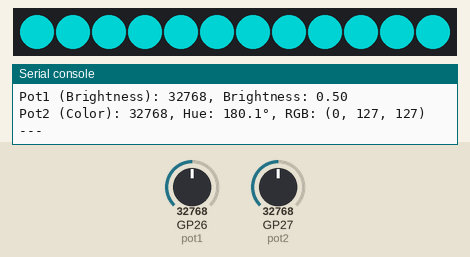
Simulated run of this program. Board: Raspberry Pi Pico running MicroPython. Shown: 12 RGB LEDs in strip order, left to right, the last lines printed to the serial console. The test bench sets the inputs (shaded band); at power-on: GP27 (pot2) = 32768, GP26 (pot1) = 32768 (analog values on the 0–65535 scale). Dim RGB values are drawn brighter than linear.

Above: at 1.2 s.
1.3 s: GP27 (pot2) set to 45874
At 1.8 s:
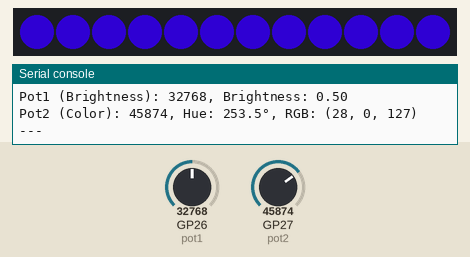
2.8 s: GP26 (pot1) set to 0
At 4.0 s:
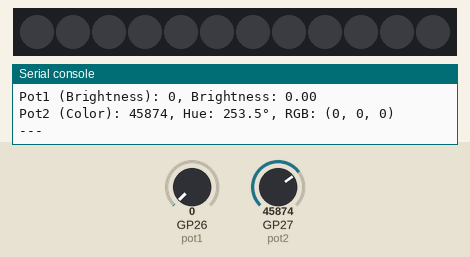
4.3 s: GP26 (pot1) set to 1015
At 5.3 s:
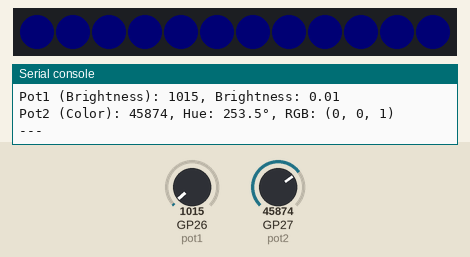
5.8 s: GP27 (pot2) set to 57670
At 6.3 s:
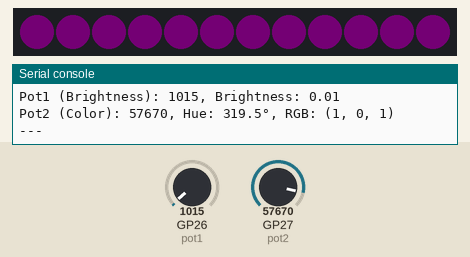
7.3 s: GP27 (pot2) set to 19660
At 8.5 s:
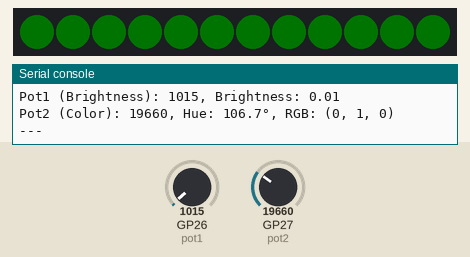
8.8 s: GP27 (pot2) set to 7864
At 9.8 s:
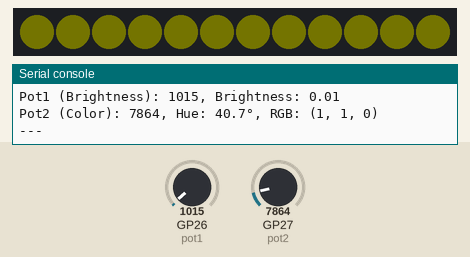
Timing chart, 0 to 11.3 s (numbered marks = the images above; inputs shaded):
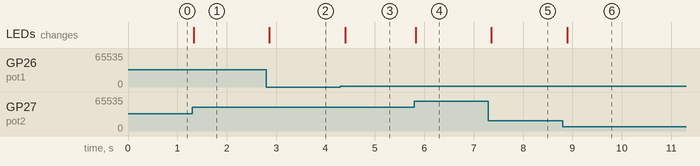

Measured:
- after the input at 1.3 s, the LEDs: change at once (image 1)
- after the input at 2.8 s, the LEDs: change after 0.07 s (image 2)
- after the input at 4.3 s, the LEDs: change after 0.10 s (image 3)
- after the input at 5.8 s, the LEDs: change at once (image 4)
- after the input at 7.3 s, the LEDs: change after 0.06 s (image 5)
- after the input at 8.8 s, the LEDs: change after 0.09 s (image 6)

The program:

80-adjust-brightness-and-color.py
```python
from machine import Pin, ADC
from neopixel import NeoPixel
from utime import sleep
# get the configuration information
import config

# Initialize the NeoPixel strip
strip = NeoPixel(Pin(config.NEOPIXEL_PIN), config.NUMBER_PIXELS)

# Initialize both potentiometers (ADC - Analog to Digital Converter)
pot1 = ADC(Pin(config.POT_PIN_1))  # Brightness control
pot2 = ADC(Pin(config.POT_PIN_2))  # Color control

# Function to convert HSV to RGB
def hsv_to_rgb(h, s, v):
    """
    Convert HSV color to RGB
    h: hue (0-360)
    s: saturation (0-1)
    v: value/brightness (0-1)
    Returns RGB tuple (0-255, 0-255, 0-255)
    """
    h = h / 60.0
    i = int(h)
    f = h - i
    p = v * (1 - s)
    q = v * (1 - s * f)
    t = v * (1 - s * (1 - f))

    if i == 0:
        r, g, b = v, t, p
    elif i == 1:
        r, g, b = q, v, p
    elif i == 2:
        r, g, b = p, v, t
    elif i == 3:
        r, g, b = p, q, v
    elif i == 4:
        r, g, b = t, p, v
    else:
        r, g, b = v, p, q

    return (int(r * 255), int(g * 255), int(b * 255))

# Clear all pixels initially
def clear_strip():
    for i in range(config.NUMBER_PIXELS):
        strip[i] = (0, 0, 0)
    strip.write()

# Main loop
while True:
    # Read both potentiometer values (0 to 65535)
    pot1_value = pot1.read_u16()  # Brightness
    pot2_value = pot2.read_u16()  # Color

    # Map pot1 (600-64900) to brightness (0-1)
    brightness_range = pot1_value - 600
    if brightness_range < 0:
        brightness_range = 0
    brightness = brightness_range / (64900 - 600)
    if brightness > 1.0:
        brightness = 1.0

    # Map pot2 (600-64900) to hue (0-360 degrees)
    color_range = pot2_value - 600
    if color_range < 0:
        color_range = 0
    hue = (color_range / (64900 - 600)) * 360
    if hue > 360:
        hue = 360

    # Convert HSV to RGB (full saturation, brightness from pot1)
    rgb = hsv_to_rgb(hue, 1.0, brightness)

    # Apply the color to all pixels
    for i in range(config.NUMBER_PIXELS):
        strip[i] = rgb

    # Update the strip
    strip.write()

    # Print values for debugging
    print(f"Pot1 (Brightness): {pot1_value}, Brightness: {brightness:.2f}")
    print(f"Pot2 (Color): {pot2_value}, Hue: {hue:.1f}°, RGB: {rgb}")
    print("---")

    # Small delay to prevent excessive updates
    sleep(0.1)
```

config.py
```python
# Moving Rainbow Configuration file
# Filename: 01-config.py
# This file contains the hardware configuration for your kit
# This file can be imported by each program
NEOPIXEL_PIN = 0
NUMBER_PIXELS = 12
BUTTON_PIN = 2
POT_PIN_1 = 26
POT_PIN_2 = 27
PHOTORESISTOR_PIN = 28
```
